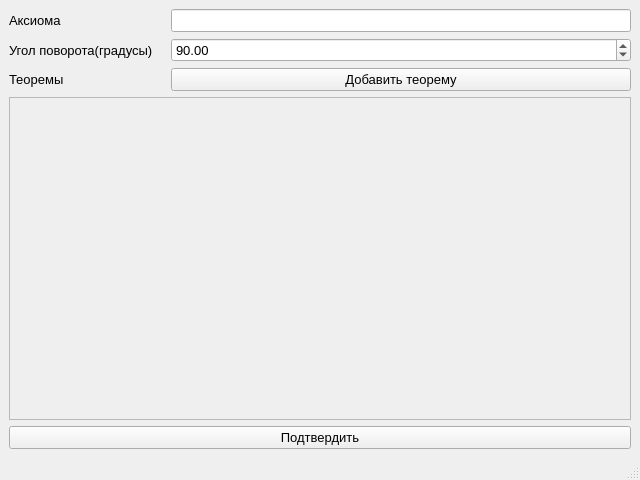
<?xml version="1.0" encoding="UTF-8"?>
<ui version="4.0">
 <class>MainWindow</class>
 <widget class="QMainWindow" name="MainWindow">
  <property name="geometry">
   <rect>
    <x>0</x>
    <y>0</y>
    <width>640</width>
    <height>480</height>
   </rect>
  </property>
  <property name="minimumSize">
   <size>
    <width>640</width>
    <height>480</height>
   </size>
  </property>
  <property name="maximumSize">
   <size>
    <width>640</width>
    <height>480</height>
   </size>
  </property>
  <property name="font">
   <font>
    <pointsize>10</pointsize>
   </font>
  </property>
  <property name="windowTitle">
   <string>Изменение конфигурации</string>
  </property>
  <widget class="QWidget" name="centralwidget">
   <layout class="QGridLayout" name="gridLayout">
    <item row="2" column="3">
     <widget class="QPushButton" name="add_theorem_btn">
      <property name="text">
       <string>Добавить теорему</string>
      </property>
     </widget>
    </item>
    <item row="0" column="3">
     <widget class="QLineEdit" name="axiom_input"/>
    </item>
    <item row="7" column="0" colspan="4">
     <widget class="QScrollArea" name="theorems_sa">
      <property name="widgetResizable">
       <bool>true</bool>
      </property>
      <widget class="QWidget" name="scrollAreaWidgetContents">
       <property name="geometry">
        <rect>
         <x>0</x>
         <y>0</y>
         <width>620</width>
         <height>303</height>
        </rect>
       </property>
      </widget>
     </widget>
    </item>
    <item row="2" column="0">
     <widget class="QLabel" name="label_2">
      <property name="text">
       <string>Теоремы</string>
      </property>
     </widget>
    </item>
    <item row="0" column="0">
     <widget class="QLabel" name="label">
      <property name="text">
       <string>Аксиома</string>
      </property>
     </widget>
    </item>
    <item row="8" column="0" colspan="4">
     <widget class="QPushButton" name="confirm_btn">
      <property name="text">
       <string>Подтвердить</string>
      </property>
     </widget>
    </item>
    <item row="1" column="0">
     <widget class="QLabel" name="label_3">
      <property name="text">
       <string>Угол поворота(градусы)</string>
      </property>
     </widget>
    </item>
    <item row="1" column="3">
     <widget class="QDoubleSpinBox" name="rotate_angle_input">
      <property name="enabled">
       <bool>true</bool>
      </property>
      <property name="minimum">
       <double>1.000000000000000</double>
      </property>
      <property name="maximum">
       <double>360.000000000000000</double>
      </property>
      <property name="value">
       <double>90.000000000000000</double>
      </property>
     </widget>
    </item>
   </layout>
  </widget>
  <widget class="QMenuBar" name="menubar">
   <property name="geometry">
    <rect>
     <x>0</x>
     <y>0</y>
     <width>640</width>
     <height>21</height>
    </rect>
   </property>
  </widget>
  <widget class="QStatusBar" name="statusbar"/>
 </widget>
 <resources/>
 <connections/>
</ui>
